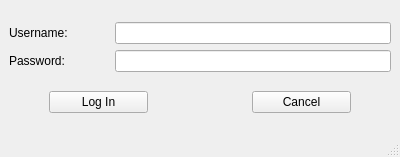
<?xml version="1.0" encoding="UTF-8"?>
<ui version="4.0">
 <class>LogInWindow</class>
 <widget class="QMainWindow" name="LogInWindow">
  <property name="geometry">
   <rect>
    <x>0</x>
    <y>0</y>
    <width>400</width>
    <height>157</height>
   </rect>
  </property>
  <property name="windowTitle">
   <string>Log In</string>
  </property>
  <widget class="QWidget" name="centralwidget">
   <layout class="QVBoxLayout" name="verticalLayout_2">
    <item>
     <layout class="QVBoxLayout" name="verticalLayout">
      <item>
       <layout class="QHBoxLayout" name="horizontalLayout">
        <item>
         <widget class="QLabel" name="label">
          <property name="sizePolicy">
           <sizepolicy hsizetype="Fixed" vsizetype="Preferred">
            <horstretch>0</horstretch>
            <verstretch>0</verstretch>
           </sizepolicy>
          </property>
          <property name="minimumSize">
           <size>
            <width>100</width>
            <height>0</height>
           </size>
          </property>
          <property name="text">
           <string>Username:</string>
          </property>
         </widget>
        </item>
        <item>
         <widget class="QLineEdit" name="username">
          <property name="sizePolicy">
           <sizepolicy hsizetype="Expanding" vsizetype="Fixed">
            <horstretch>0</horstretch>
            <verstretch>0</verstretch>
           </sizepolicy>
          </property>
          <property name="minimumSize">
           <size>
            <width>0</width>
            <height>0</height>
           </size>
          </property>
         </widget>
        </item>
       </layout>
      </item>
      <item>
       <layout class="QHBoxLayout" name="horizontalLayout_2">
        <item>
         <widget class="QLabel" name="label_2">
          <property name="sizePolicy">
           <sizepolicy hsizetype="Fixed" vsizetype="Preferred">
            <horstretch>0</horstretch>
            <verstretch>0</verstretch>
           </sizepolicy>
          </property>
          <property name="minimumSize">
           <size>
            <width>100</width>
            <height>0</height>
           </size>
          </property>
          <property name="text">
           <string>Password:</string>
          </property>
         </widget>
        </item>
        <item>
         <widget class="QLineEdit" name="password"/>
        </item>
       </layout>
      </item>
     </layout>
    </item>
    <item>
     <layout class="QHBoxLayout" name="horizontalLayout_3">
      <item>
       <spacer name="horizontalSpacer_2">
        <property name="orientation">
         <enum>Qt::Horizontal</enum>
        </property>
        <property name="sizeType">
         <enum>QSizePolicy::Minimum</enum>
        </property>
        <property name="sizeHint" stdset="0">
         <size>
          <width>40</width>
          <height>20</height>
         </size>
        </property>
       </spacer>
      </item>
      <item>
       <widget class="QPushButton" name="logInBtn">
        <property name="sizePolicy">
         <sizepolicy hsizetype="Expanding" vsizetype="Fixed">
          <horstretch>0</horstretch>
          <verstretch>0</verstretch>
         </sizepolicy>
        </property>
        <property name="text">
         <string>Log In</string>
        </property>
       </widget>
      </item>
      <item>
       <spacer name="horizontalSpacer">
        <property name="orientation">
         <enum>Qt::Horizontal</enum>
        </property>
        <property name="sizeHint" stdset="0">
         <size>
          <width>40</width>
          <height>20</height>
         </size>
        </property>
       </spacer>
      </item>
      <item>
       <widget class="QPushButton" name="cancelBtn">
        <property name="sizePolicy">
         <sizepolicy hsizetype="Expanding" vsizetype="Fixed">
          <horstretch>0</horstretch>
          <verstretch>0</verstretch>
         </sizepolicy>
        </property>
        <property name="text">
         <string>Cancel</string>
        </property>
       </widget>
      </item>
      <item>
       <spacer name="horizontalSpacer_3">
        <property name="orientation">
         <enum>Qt::Horizontal</enum>
        </property>
        <property name="sizeType">
         <enum>QSizePolicy::Minimum</enum>
        </property>
        <property name="sizeHint" stdset="0">
         <size>
          <width>40</width>
          <height>20</height>
         </size>
        </property>
       </spacer>
      </item>
     </layout>
    </item>
   </layout>
  </widget>
  <widget class="QMenuBar" name="menubar">
   <property name="geometry">
    <rect>
     <x>0</x>
     <y>0</y>
     <width>400</width>
     <height>22</height>
    </rect>
   </property>
  </widget>
  <widget class="QStatusBar" name="statusbar"/>
 </widget>
 <resources/>
 <connections>
  <connection>
   <sender>cancelBtn</sender>
   <signal>clicked()</signal>
   <receiver>LogInWindow</receiver>
   <slot>close()</slot>
   <hints>
    <hint type="sourcelabel">
     <x>340</x>
     <y>146</y>
    </hint>
    <hint type="destinationlabel">
     <x>218</x>
     <y>106</y>
    </hint>
   </hints>
  </connection>
 </connections>
</ui>
